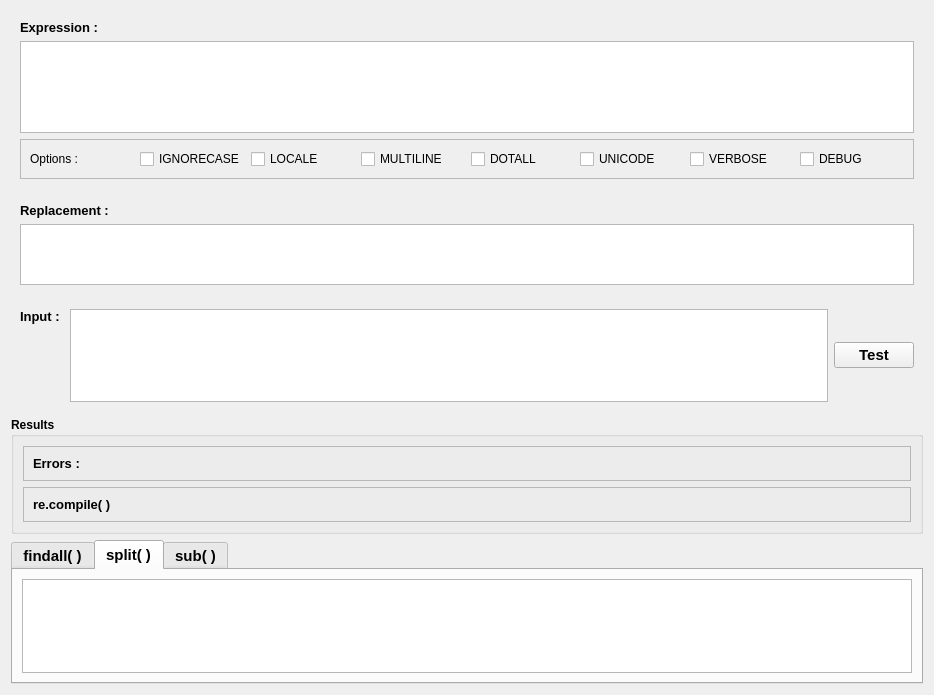
<?xml version="1.0" encoding="UTF-8"?>
<ui version="4.0">
 <class>PythonForm</class>
 <widget class="QWidget" name="PythonForm">
  <property name="geometry">
   <rect>
    <x>0</x>
    <y>0</y>
    <width>934</width>
    <height>695</height>
   </rect>
  </property>
  <property name="windowTitle">
   <string>Form</string>
  </property>
  <layout class="QVBoxLayout" name="verticalLayout">
   <item>
    <widget class="QFrame" name="frame">
     <property name="frameShape">
      <enum>QFrame::NoFrame</enum>
     </property>
     <property name="frameShadow">
      <enum>QFrame::Raised</enum>
     </property>
     <layout class="QVBoxLayout" name="verticalLayout_3">
      <item>
       <widget class="QLabel" name="label">
        <property name="font">
         <font>
          <family>MS Sans Serif</family>
          <pointsize>10</pointsize>
          <weight>75</weight>
          <bold>true</bold>
         </font>
        </property>
        <property name="frameShape">
         <enum>QFrame::NoFrame</enum>
        </property>
        <property name="text">
         <string>Expression : </string>
        </property>
        <property name="alignment">
         <set>Qt::AlignLeading|Qt::AlignLeft|Qt::AlignTop</set>
        </property>
        <property name="textInteractionFlags">
         <set>Qt::LinksAccessibleByMouse|Qt::TextSelectableByMouse</set>
        </property>
       </widget>
      </item>
      <item>
       <widget class="QTextEdit" name="txtBox_regexp">
        <property name="acceptRichText">
         <bool>false</bool>
        </property>
       </widget>
      </item>
      <item>
       <widget class="QFrame" name="frame_4">
        <property name="frameShape">
         <enum>QFrame::StyledPanel</enum>
        </property>
        <property name="frameShadow">
         <enum>QFrame::Raised</enum>
        </property>
        <layout class="QGridLayout" name="gridLayout_3">
         <item row="0" column="0">
          <widget class="QLabel" name="label_5">
           <property name="text">
            <string>Options : </string>
           </property>
          </widget>
         </item>
         <item row="0" column="1">
          <widget class="QCheckBox" name="chkBox_py_ignorecase">
           <property name="text">
            <string>IGNORECASE</string>
           </property>
          </widget>
         </item>
         <item row="0" column="2">
          <widget class="QCheckBox" name="chkBox_py_locale">
           <property name="text">
            <string>LOCALE</string>
           </property>
          </widget>
         </item>
         <item row="0" column="3">
          <widget class="QCheckBox" name="chkbox_py_multiline">
           <property name="text">
            <string>MULTILINE</string>
           </property>
          </widget>
         </item>
         <item row="0" column="4">
          <widget class="QCheckBox" name="chkBox_py_dotall">
           <property name="text">
            <string>DOTALL</string>
           </property>
          </widget>
         </item>
         <item row="0" column="5">
          <widget class="QCheckBox" name="chkBox_py_unicode">
           <property name="text">
            <string>UNICODE</string>
           </property>
          </widget>
         </item>
         <item row="0" column="6">
          <widget class="QCheckBox" name="chkBox_py_verbose">
           <property name="text">
            <string>VERBOSE</string>
           </property>
          </widget>
         </item>
         <item row="0" column="7">
          <widget class="QCheckBox" name="chkBox_py_debug">
           <property name="text">
            <string>DEBUG</string>
           </property>
          </widget>
         </item>
        </layout>
       </widget>
      </item>
     </layout>
    </widget>
   </item>
   <item>
    <widget class="QFrame" name="frame_3">
     <property name="maximumSize">
      <size>
       <width>16777215</width>
       <height>100</height>
      </size>
     </property>
     <property name="frameShape">
      <enum>QFrame::NoFrame</enum>
     </property>
     <property name="frameShadow">
      <enum>QFrame::Raised</enum>
     </property>
     <layout class="QVBoxLayout" name="verticalLayout_2">
      <item>
       <widget class="QLabel" name="label_4">
        <property name="font">
         <font>
          <family>MS Sans Serif</family>
          <pointsize>10</pointsize>
          <weight>75</weight>
          <bold>true</bold>
         </font>
        </property>
        <property name="frameShape">
         <enum>QFrame::NoFrame</enum>
        </property>
        <property name="text">
         <string>Replacement : </string>
        </property>
        <property name="alignment">
         <set>Qt::AlignLeading|Qt::AlignLeft|Qt::AlignTop</set>
        </property>
        <property name="textInteractionFlags">
         <set>Qt::LinksAccessibleByMouse|Qt::TextSelectableByMouse</set>
        </property>
       </widget>
      </item>
      <item>
       <widget class="QTextEdit" name="txtBox_replacement"/>
      </item>
     </layout>
    </widget>
   </item>
   <item>
    <widget class="QFrame" name="frame_2">
     <property name="frameShape">
      <enum>QFrame::NoFrame</enum>
     </property>
     <property name="frameShadow">
      <enum>QFrame::Raised</enum>
     </property>
     <layout class="QHBoxLayout" name="horizontalLayout">
      <item>
       <widget class="QLabel" name="label_2">
        <property name="font">
         <font>
          <family>MS Sans Serif</family>
          <pointsize>10</pointsize>
          <weight>75</weight>
          <bold>true</bold>
         </font>
        </property>
        <property name="text">
         <string>Input : </string>
        </property>
        <property name="alignment">
         <set>Qt::AlignLeading|Qt::AlignLeft|Qt::AlignTop</set>
        </property>
       </widget>
      </item>
      <item>
       <widget class="QTextEdit" name="txtBox_input"/>
      </item>
      <item>
       <widget class="QPushButton" name="btn_test">
        <property name="font">
         <font>
          <family>MS Sans Serif</family>
          <pointsize>11</pointsize>
          <weight>75</weight>
          <bold>true</bold>
         </font>
        </property>
        <property name="text">
         <string>Test</string>
        </property>
       </widget>
      </item>
     </layout>
    </widget>
   </item>
   <item>
    <widget class="QGroupBox" name="groupBox">
     <property name="font">
      <font>
       <family>MS Sans Serif</family>
       <pointsize>9</pointsize>
       <weight>75</weight>
       <bold>true</bold>
      </font>
     </property>
     <property name="title">
      <string>Results</string>
     </property>
     <layout class="QGridLayout" name="gridLayout_2">
      <item row="0" column="0">
       <widget class="QFrame" name="frame_6">
        <property name="frameShape">
         <enum>QFrame::StyledPanel</enum>
        </property>
        <property name="frameShadow">
         <enum>QFrame::Raised</enum>
        </property>
        <layout class="QFormLayout" name="formLayout_3">
         <item row="0" column="1">
          <widget class="QLabel" name="label_py_err_msg">
           <property name="font">
            <font>
             <pointsize>10</pointsize>
            </font>
           </property>
           <property name="styleSheet">
            <string notr="true">color: rgb(255, 0, 0);</string>
           </property>
           <property name="text">
            <string/>
           </property>
          </widget>
         </item>
         <item row="0" column="0">
          <widget class="QLabel" name="label_3">
           <property name="font">
            <font>
             <family>MS Sans Serif</family>
             <pointsize>10</pointsize>
             <weight>75</weight>
             <bold>true</bold>
            </font>
           </property>
           <property name="text">
            <string>Errors : </string>
           </property>
          </widget>
         </item>
        </layout>
       </widget>
      </item>
      <item row="1" column="0">
       <widget class="QFrame" name="frame_5">
        <property name="frameShape">
         <enum>QFrame::StyledPanel</enum>
        </property>
        <property name="frameShadow">
         <enum>QFrame::Raised</enum>
        </property>
        <layout class="QGridLayout" name="gridLayout">
         <item row="0" column="0">
          <widget class="QLabel" name="label_py_compile">
           <property name="font">
            <font>
             <pointsize>10</pointsize>
            </font>
           </property>
           <property name="text">
            <string>re.compile( )</string>
           </property>
           <property name="textInteractionFlags">
            <set>Qt::LinksAccessibleByMouse|Qt::TextSelectableByKeyboard|Qt::TextSelectableByMouse</set>
           </property>
          </widget>
         </item>
        </layout>
       </widget>
      </item>
     </layout>
    </widget>
   </item>
   <item>
    <widget class="QTabWidget" name="tabWidget_py_results">
     <property name="font">
      <font>
       <family>MS Sans Serif</family>
       <pointsize>11</pointsize>
       <weight>75</weight>
       <bold>true</bold>
      </font>
     </property>
     <property name="currentIndex">
      <number>1</number>
     </property>
     <widget class="QWidget" name="tab_findall">
      <attribute name="title">
       <string>findall( )</string>
      </attribute>
      <layout class="QGridLayout" name="gridLayout_4">
       <item row="0" column="0">
        <widget class="QTextEdit" name="txtBox_py_findall"/>
       </item>
      </layout>
     </widget>
     <widget class="QWidget" name="tab_split">
      <attribute name="title">
       <string>split( )</string>
      </attribute>
      <layout class="QGridLayout" name="gridLayout_5">
       <item row="0" column="0">
        <widget class="QTextEdit" name="txtBox_py_split"/>
       </item>
      </layout>
     </widget>
     <widget class="QWidget" name="tab_sub">
      <attribute name="title">
       <string>sub( )</string>
      </attribute>
      <layout class="QGridLayout" name="gridLayout_6">
       <item row="0" column="0">
        <widget class="QTextEdit" name="txtBox_py_sub"/>
       </item>
      </layout>
     </widget>
    </widget>
   </item>
  </layout>
 </widget>
 <resources/>
 <connections/>
</ui>
